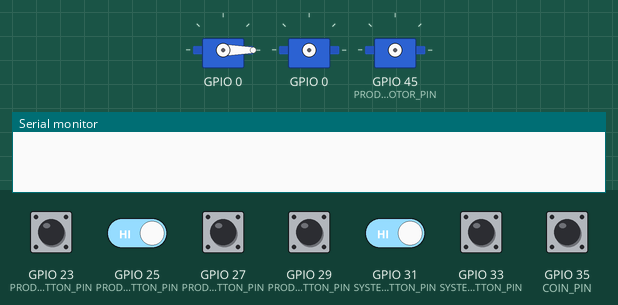
Simulated run of this sketch. Board: ESP32. Shown: 3 × servo, the last lines printed to the serial monitor. The test bench sets the inputs (shaded band); at power-on: GPIO 23 (PRODUCT_3_BUTTON_PIN), GPIO 25 (PRODUCT_1_BUTTON_PIN), GPIO 27 (PRODUCT_2_BUTTON_PIN), GPIO 29 (PRODUCT_4_BUTTON_PIN), GPIO 31 (SYSTEM_STEP_BUTTON_PIN), GPIO 33 (SYSTEM_MODE_BUTTON_PIN), GPIO 35 (COIN_PIN) HIGH.

Above: at 2.2 s.
2.3 s: GPIO 23 (PRODUCT_3_BUTTON_PIN) pulled LOW for 0.15 s
3.9 s: GPIO 33 (SYSTEM_MODE_BUTTON_PIN) pulled LOW for 0.15 s
5.5 s: GPIO 25 (PRODUCT_1_BUTTON_PIN) driven LOW and GPIO 31 (SYSTEM_STEP_BUTTON_PIN) driven LOW
8.5 s: GPIO 23 (PRODUCT_3_BUTTON_PIN) driven LOW and GPIO 33 (SYSTEM_MODE_BUTTON_PIN) driven LOW
At 11.3 s:
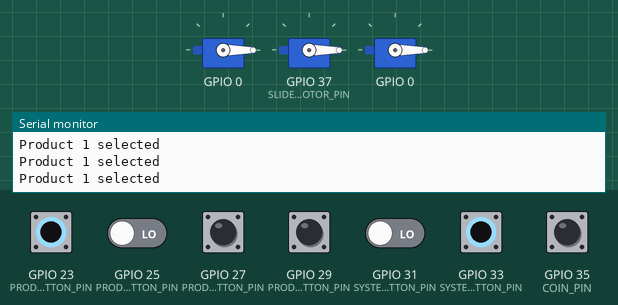
11.5 s: GPIO 25 (PRODUCT_1_BUTTON_PIN) driven HIGH
At 12.9 s:
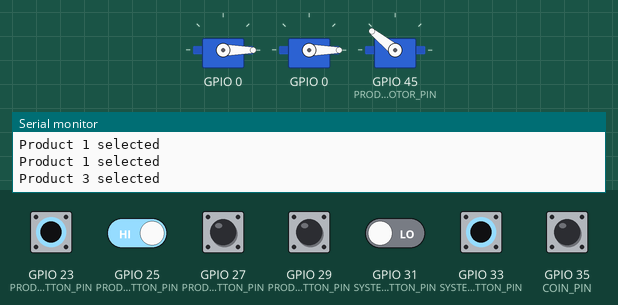
14.5 s: GPIO 33 (SYSTEM_MODE_BUTTON_PIN) driven HIGH
At 17.6 s:
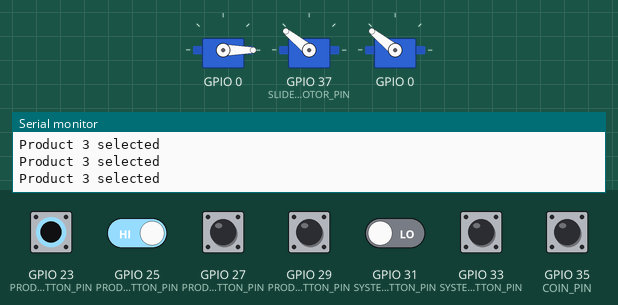
Timing chart, 0 to 18.5 s (numbered marks = the images above; inputs shaded):
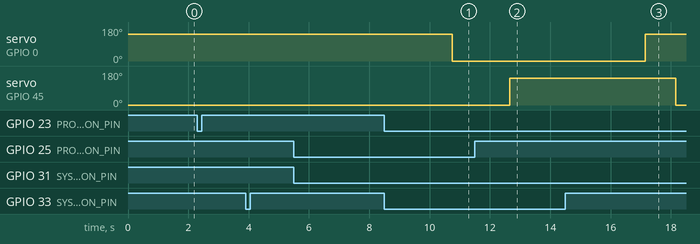

Measured:
- after the input at 11.5 s, servo on GPIO 45 (PRODUCT_3_MOTOR_PIN): 0° → 141° after 1.2 s instead of 2.4 s
- after the input at 14.5 s, servo on GPIO 0: 0° → 141° after 2.7 s; servo on GPIO 45 (PRODUCT_3_MOTOR_PIN): 141° → 0° after 3.7 s

The sketch:

vend-product-4.ino
```cpp
#include "coin.h"
#include "servos.h"
// #include "screen.h"
#include "button.h"
#include "config.h"

bool isSystemMode;
int currentScreen = -1;
int nextScreen = 1;
int currentProduct = -1;
float currentProductPrice = 0.00;
unsigned int currentProductColor;
String currentProductTitle1;
String currentProductTitle2;
float credit = 0.00;
int lastInteraction = millis();

//  Product Servos
Servos product1Servo = Servos(PRODUCT_1_MOTOR_PIN, PRODUCT_1_ROTATION);
Servos product2Servo = Servos(PRODUCT_2_MOTOR_PIN, PRODUCT_2_ROTATION);
Servos product3Servo = Servos(PRODUCT_3_MOTOR_PIN, PRODUCT_3_ROTATION);
Servos product4Servo = Servos(PRODUCT_4_MOTOR_PIN, PRODUCT_4_ROTATION);
Servos slideDoor = Servos(SLIDE_MOTOR_PIN, SLIDE_ROTATION);
Servos doorLock = Servos(LOCK_MOTOR_PIN, LOCK_ROTATION);

//  Screen
// Screen screen = Screen();

//  Events
void product1Selected() {
  Serial.println("Product 1 selected");

  if(isSystemMode) {
    product1Servo.rotate(STOCK);
    return;
  }

  if(currentScreen == SCREEN_PRODUCTS) {
    currentProduct = 1;
    currentProductColor = PRODUCT_1_COLOR;
    currentProductPrice = PRODUCT_1_PRICE;
    currentProductTitle1 = PRODUCT_1_TITLE_1;
    currentProductTitle2 = PRODUCT_1_TITLE_2;
    currentScreen = SCREEN_NONE;
    nextScreen = SCREEN_PRODUCT;
  }

  lastInteraction = millis();

}

void product2Selected() {
  Serial.println("Product 2 selected");

  if(isSystemMode) {
    product2Servo.rotate(STOCK);
    return;
  }

  if(currentScreen == SCREEN_PRODUCTS) {
    currentProduct = 2;
    currentProductColor = PRODUCT_2_COLOR;
    currentProductPrice = PRODUCT_2_PRICE;
    currentProductTitle1 = PRODUCT_2_TITLE_1;
    currentProductTitle2 = PRODUCT_2_TITLE_2;
    currentScreen = SCREEN_NONE;
    nextScreen = SCREEN_PRODUCT;
  }

  lastInteraction = millis();

}

void product3Selected() {
  Serial.println("Product 3 selected");

  if(isSystemMode) {
    product3Servo.rotate(STOCK);
    return;
  }

  //  Used as a back button on PRODUCT screen
  if(currentScreen == SCREEN_PRODUCT) {
    currentScreen = SCREEN_NONE;
    nextScreen = SCREEN_PRODUCTS;
    return;
  }

  if(currentScreen == SCREEN_PRODUCTS) {
    currentProduct = 3;
    currentProductColor = PRODUCT_3_COLOR;
    currentProductPrice = PRODUCT_3_PRICE;
    currentProductTitle1 = PRODUCT_3_TITLE_1;
    currentProductTitle2 = PRODUCT_3_TITLE_2;
    currentScreen = SCREEN_NONE;
    nextScreen = SCREEN_PRODUCT;
  }

  lastInteraction = millis();
}

void product4Selected() {
  Serial.println("Product 4 selected");

  if(isSystemMode) {
    product4Servo.rotate(STOCK);
    return;
  }

  if(currentScreen == SCREEN_PRODUCTS) {
    currentProduct = 4;
    currentProductColor = PRODUCT_4_COLOR;
    currentProductPrice = PRODUCT_4_PRICE;
    currentProductTitle1 = PRODUCT_4_TITLE_1;
    currentProductTitle2 = PRODUCT_4_TITLE_2;
    currentScreen = SCREEN_NONE;
    nextScreen = SCREEN_PRODUCT;
  }

  lastInteraction = millis();

}

void coinInserted(float c) {
  Serial.println("Coin inserted at " + String(currentScreen));

  credit = credit + c;

  //screen.updateCredit(currentScreen, currentProductColor, credit);

  lastInteraction = millis();
}

void systemModeSelected() {
  isSystemMode = true;

  lastInteraction = millis();
}

void systemStepSelected() {

  if(isSystemMode) {
    //  unlock logic
  } else {
    credit = credit + 0.25;
    delay(250);
  }

  lastInteraction = millis();

}

//  Product Buttons
Button product1Button = Button(PRODUCT_1_BUTTON_PIN, product1Selected);
Button product2Button = Button(PRODUCT_2_BUTTON_PIN, product2Selected);
Button product3Button = Button(PRODUCT_3_BUTTON_PIN, product3Selected);
Button product4Button = Button(PRODUCT_4_BUTTON_PIN, product4Selected);
Button systemModeButton = Button(SYSTEM_MODE_BUTTON_PIN, systemModeSelected);
Button systemStepButton = Button(SYSTEM_STEP_BUTTON_PIN, systemStepSelected);

//  Coin acceptor
Coin coin = Coin(COIN_PIN, coinInserted);

//  Loop
void loop() {
  isSystemMode = false;

  coin.loop();

  systemModeButton.loop();
  systemStepButton.loop();

  product1Button.loop();
  product2Button.loop();
  product3Button.loop();
  product4Button.loop();

  if(isSystemMode) {

    if(currentScreen != SCREEN_SYSTEM_MODE) {

      Serial.println("System Mode Activated!");
      currentScreen = SCREEN_SYSTEM_MODE;
      //screen.system();

    }

  } else {

    if(currentScreen != SCREEN_PRODUCTS and nextScreen == SCREEN_PRODUCTS) {
      currentScreen = SCREEN_PRODUCTS;
      //screen.products();
    }

    if(currentScreen != SCREEN_PRODUCT and nextScreen == SCREEN_PRODUCT) {
      currentScreen = SCREEN_PRODUCT;
      //screen.product(currentProduct, credit);
    }

    if(currentScreen == SCREEN_PRODUCT and credit >= currentProductPrice) {
      currentScreen = SCREEN_VENDING;
      nextScreen = SCREEN_VENDING;

      credit = credit - currentProductPrice;
      //screen.updateCredit(currentScreen, currentProductColor, credit);

      slideDoor.rotate(OPEN);
      delay(100);

      //screen.vend(currentProductTitle1, currentProductTitle2);

      switch(currentProduct) {
        case 1:
          product1Servo.rotate(DISPENSE);
          break;
        case 2:
          product2Servo.rotate(DISPENSE);
          break;
        case 3:
          product3Servo.rotate(DISPENSE);
          break;
        case 4:
          product4Servo.rotate(DISPENSE);
          break;
      }

      delay(1000);
      slideDoor.rotate(CLOSE);

      currentProduct = -1;
      currentProductPrice = 0.00;
      currentProductColor = NULL;

      delay(1000);

      nextScreen = SCREEN_PRODUCTS;
    }

  }

  // if(millis() - lastInteraction > WAIT_BEFORE_RESET_STATE_MILLISECONDS and currentProduct > 0) {

  //   currentProduct = 0;
  //   currentProductPrice = 0.00;
  //   currentProductColor = NULL;
  //   nextScreen = SCREEN_PRODUCTS;
  //   lastInteraction = millis();

  // }

//  screen.updateCredit(currentScreen, currentProductColor, credit);
}

void setup() {
  Serial.begin(9600);

  doorLock.rotate(LOCK);
  //slideDoor.rotate(CLOSE);

  //screen.setup();
}
```

button.cpp
```cpp
#include "Button.h"

Button* Button::instance = nullptr;

Button::Button(int pin, void (*callback)()) {
  _pin = pin;
  _callback = callback;

  pinMode(pin, INPUT_PULLUP);

  Button::instance = this;
}

void Button::loop() {
  if(digitalRead(_pin) == LOW) {
    _callback();
  }
}
```

button.h
```cpp
#include "Arduino.h"

#ifndef Button_h
#define Button_h
class Button {
  public:
    Button(int pin, void (*callback)());
    void (*_callback)();
    void loop();

  private:
    int _pin;
    static Button* instance;
};
#endif
```

coin.cpp
```cpp
#include "Arduino.h"
#include "Coin.h"

Coin::Coin(byte pin, void (*callback)(float c)) {

  _pin = pin;
  _pulseCount = 0;
  _callback = callback;
  setup();

}

void Coin::setup() {
  pinMode(_pin, INPUT_PULLUP);
}

void Coin::loop() {

  if(digitalRead(_pin) == 0) {

    _pulseCount = _pulseCount + 1;
    _lastDetectTime = millis();

  }

  if(_pulseCount > 0 and millis() - _lastDetectTime > 200) {

    determineCredit(_pulseCount);
    _lastDetectTime = 0;
    _pulseCount = 0;

  }

}

void Coin::determineCredit(int pulses) {

  if(pulses > 1000 and pulses < 6000) _callback(0.25);
  if(pulses > 6200 and pulses < 7000) _callback(1.00);
  if(pulses > 10000 and pulses < 14000) _callback(2.00);

}
```

coin.h
```cpp
#ifndef Coin_h
#define Coin_h
class Coin {
  public:
    volatile float credit;

    Coin(byte pin, void (*callback)(float c));
    void determineCredit(int pulses);
    void loop();

  private:
    volatile byte _pin;
    void (*_callback)(float c);
    volatile int _pulseCount = 0;
    unsigned long _lastDetectTime = 0;

    void setup();
};
#endif
```

servos.cpp
```cpp
#include "Servos.h"

Servos* Servos::instance = nullptr;

Servos::Servos(byte pin, float rotationInSeconds) {
  _pin = pin;
  _rotationInSeconds = rotationInSeconds * 1000;

  Serial.begin(9600);

  Servo _servo;
  Servos::instance = this;
}

void Servos::rotate(int dir) {
  _servo.attach(_pin);

  _servo.writeMicroseconds(2000 * dir);

  delay(_rotationInSeconds);

  _servo.attach(NULL);
}
```

servos.h
```cpp
#include "Arduino.h"
#include <ESP32Servo.h>

#ifndef Servos_h
#define Servos_h
class Servos {
  public:
    Servos(byte pin, float rotationInSeconds);
    void rotate(int dir);
    void loop();

  private:
    byte _pin;
    float _rotationInSeconds = 0;
    Servo _servo;
    static Servos* instance;
};
#endif
```

config.h
```cpp
#define WAIT_BEFORE_RESET_STATE_MILLISECONDS 15000

#define	WHITE   0xFFFF
#define	BLUE    0x001F
#define	RED     0xF800
#define	GREEN   0x02E0
#define CYAN    0x07FF
#define MAGENTA 0xF81F
#define YELLOW  0xFFE0
#define BLACK   0x0000

#define DISPENSE -1
#define STOCK 1
#define OPEN 1
#define CLOSE -1
#define LOCK -1
#define UNLOCK 1

#define SCREEN_NONE 0
#define SCREEN_PRODUCTS 1
#define SCREEN_PRODUCT 2
#define SCREEN_SYSTEM_MODE 3
#define SCREEN_VENDING 4

#define SLIDE_MOTOR_PIN 37
#define SLIDE_ROTATION 0.9
#define LOCK_MOTOR_PIN 53
#define LOCK_ROTATION 1
#define COIN_PIN A7

#define SCREEN_WIDTH 240
#define SCREEN_HEIGHT 320

#define SYSTEM_MODE_BUTTON_PIN 33
#define SYSTEM_STEP_BUTTON_PIN 31

#define PRODUCT_1_TITLE_1 "        Pokemon"
#define PRODUCT_1_TITLE_2 "       Card Stand"
#define PRODUCT_1_DESC "                     With card protector"
#define PRODUCT_1_BUTTON_PIN 25
#define PRODUCT_1_MOTOR_PIN 41
#define PRODUCT_1_PRICE 2.50
#define PRODUCT_1_ROTATION 1.25
#define PRODUCT_1_COLOR 0x001F

#define PRODUCT_2_TITLE_1 "         Pokemon"
#define PRODUCT_2_TITLE_2 "      Cards 5 Pack"
#define PRODUCT_2_DESC "                       With 1 Rare/Halo"
#define PRODUCT_2_BUTTON_PIN 27
#define PRODUCT_2_MOTOR_PIN 43
#define PRODUCT_2_PRICE 2.00
#define PRODUCT_2_ROTATION 1.25
#define PRODUCT_2_COLOR 0x02E0

#define PRODUCT_3_TITLE_1 "         Pokemon"
#define PRODUCT_3_TITLE_2 "    Stickers 5 Pack"
#define PRODUCT_3_DESC "                     Assorted characters"
#define PRODUCT_3_BUTTON_PIN 23
#define PRODUCT_3_MOTOR_PIN 45
#define PRODUCT_3_PRICE 2.00
#define PRODUCT_3_ROTATION 1.25
#define PRODUCT_3_COLOR 0xF800

#define PRODUCT_4_TITLE_1 "        Pokemon"
#define PRODUCT_4_TITLE_2 "   Stickers 10 Pack"
#define PRODUCT_4_DESC "                     Assorted characters"
#define PRODUCT_4_BUTTON_PIN 29
#define PRODUCT_4_MOTOR_PIN 47
#define PRODUCT_4_PRICE 3.50
#define PRODUCT_4_ROTATION 1.25
#define PRODUCT_4_COLOR 0x1FE0
```
